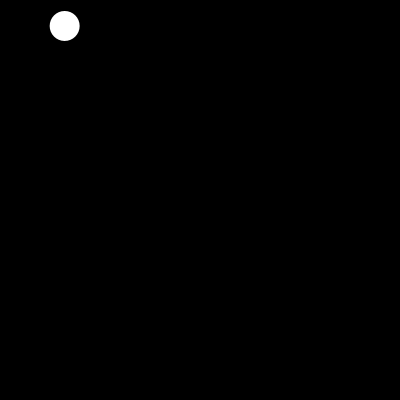
Frame 1 (no input)
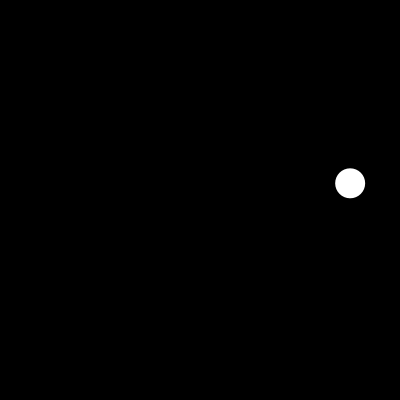
Frame 60 (the mouse pressed at the canvas centre just before this capture)
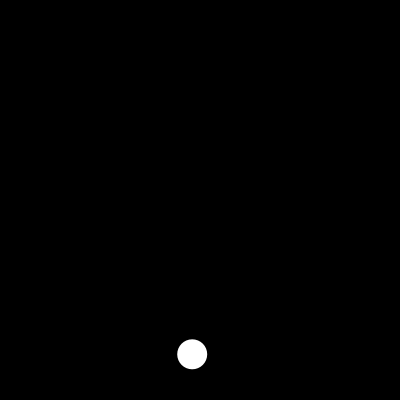
Frame 120 (the mouse held since frame 60 and released just before this capture)

The Processing sketch that drew these frames (run headless with seeded random() and noise(); from frame 60 on, the mouse is pressed at the canvas centre):

// Processing sketch: processing_66354
// ── processing_66354.pde

float ballX = random(0, width);
float ballY = random(0, height);

float speedY = 10; //speedY also add speedX
float speedX = 5; //speedY also add speedX

float gravity = 0.8 ;

void setup() {
  size (400, 400);
  smooth();
  noStroke();
}

void draw() {

  background (0);

  ellipse (ballX, ballY, 30, 30);
  
  //This is where it makes gravity plus the ellpse move
  //This bit of code came from this guy //https://forum.processing.org/topic/how-to-make-a-ball-bounce-with-gravity
  //I did the rest. Thanks dude!
  
  ballY = ballY + speedY;
  speedY = speedY + gravity;
  
  ballX = ballX + speedX;
 // speedX = speedX + gravity;
  
  if (ballY >= height || ballY <= 0){
   speedY *= -0.8;
  }
  
   if (ballX >= width || ballX <= 0){
   speedX= -speedX;
  }


//Thanks Jason! http://www.openprocessing.org/sketch/66230
//friction
 if (ballY >= 390) {
    ballY = 390;
    speedY *= 0.944;
    speedX *= 0.95;
  }
  // Make SpeedX 0 if it's moving too slow horizontally
  if (abs(speedX) < 0.08) {
    speedX = 0;
  }
   
  // Make SpeedY 0 if it's moving too slow horizontally
  if (ballY == 390 && speedY > 9.5 && speedY < 10) {
    speedY = 0;
  }
   
  // If both speeds are 0, stop the animation
  if (speedY == 0 && speedX == 0) {
    noLoop();
  }


println(speedX);
}
